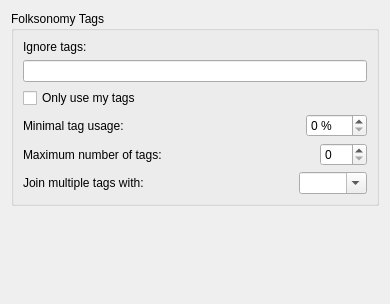
<ui version="4.0" >
 <class>FolksonomyOptionsPage</class>
 <widget class="QWidget" name="FolksonomyOptionsPage" >
  <property name="geometry" >
   <rect>
    <x>0</x>
    <y>0</y>
    <width>390</width>
    <height>304</height>
   </rect>
  </property>
  <layout class="QVBoxLayout" name="verticalLayout_2" >
   <item>
    <widget class="QGroupBox" name="rename_files_3" >
     <property name="title" >
      <string>Folksonomy Tags</string>
     </property>
     <layout class="QVBoxLayout" name="verticalLayout" >
      <item>
       <widget class="QLabel" name="ignore_tags_2" >
        <property name="text" >
         <string>Ignore tags:</string>
        </property>
       </widget>
      </item>
      <item>
       <widget class="QLineEdit" name="ignore_tags" />
      </item>
      <item>
       <widget class="QCheckBox" name="only_my_tags" >
        <property name="text" >
         <string>Only use my tags</string>
        </property>
       </widget>
      </item>
      <item>
       <layout class="QHBoxLayout" >
        <property name="spacing" >
         <number>6</number>
        </property>
        <property name="margin" >
         <number>0</number>
        </property>
        <item>
         <widget class="QLabel" name="label_5" >
          <property name="sizePolicy" >
           <sizepolicy vsizetype="Preferred" hsizetype="Expanding" >
            <horstretch>0</horstretch>
            <verstretch>0</verstretch>
           </sizepolicy>
          </property>
          <property name="text" >
           <string>Minimal tag usage:</string>
          </property>
          <property name="buddy" >
           <cstring>min_tag_usage</cstring>
          </property>
         </widget>
        </item>
        <item>
         <widget class="QSpinBox" name="min_tag_usage" >
          <property name="suffix" >
           <string> %</string>
          </property>
          <property name="maximum" >
           <number>100</number>
          </property>
         </widget>
        </item>
       </layout>
      </item>
      <item>
       <layout class="QHBoxLayout" >
        <property name="spacing" >
         <number>6</number>
        </property>
        <property name="margin" >
         <number>0</number>
        </property>
        <item>
         <widget class="QLabel" name="label_6" >
          <property name="sizePolicy" >
           <sizepolicy vsizetype="Preferred" hsizetype="Expanding" >
            <horstretch>0</horstretch>
            <verstretch>0</verstretch>
           </sizepolicy>
          </property>
          <property name="text" >
           <string>Maximum number of tags:</string>
          </property>
          <property name="buddy" >
           <cstring>min_tag_usage</cstring>
          </property>
         </widget>
        </item>
        <item>
         <widget class="QSpinBox" name="max_tags" >
          <property name="maximum" >
           <number>100</number>
          </property>
         </widget>
        </item>
       </layout>
      </item>
      <item>
       <layout class="QHBoxLayout" >
        <property name="spacing" >
         <number>6</number>
        </property>
        <property name="margin" >
         <number>0</number>
        </property>
        <item>
         <widget class="QLabel" name="ignore_tags_4" >
          <property name="sizePolicy" >
           <sizepolicy vsizetype="Preferred" hsizetype="Preferred" >
            <horstretch>4</horstretch>
            <verstretch>0</verstretch>
           </sizepolicy>
          </property>
          <property name="text" >
           <string>Join multiple tags with:</string>
          </property>
         </widget>
        </item>
        <item>
         <widget class="QComboBox" name="join_tags" >
          <property name="sizePolicy" >
           <sizepolicy vsizetype="Fixed" hsizetype="Preferred" >
            <horstretch>1</horstretch>
            <verstretch>0</verstretch>
           </sizepolicy>
          </property>
          <property name="editable" >
           <bool>true</bool>
          </property>
          <item>
           <property name="text" >
            <string/>
           </property>
          </item>
          <item>
           <property name="text" >
            <string> / </string>
           </property>
          </item>
          <item>
           <property name="text" >
            <string>, </string>
           </property>
          </item>
         </widget>
        </item>
       </layout>
      </item>
     </layout>
    </widget>
   </item>
   <item>
    <spacer>
     <property name="orientation" >
      <enum>Qt::Vertical</enum>
     </property>
     <property name="sizeHint" stdset="0" >
      <size>
       <width>181</width>
       <height>31</height>
      </size>
     </property>
    </spacer>
   </item>
  </layout>
 </widget>
 <resources/>
 <connections/>
</ui>
